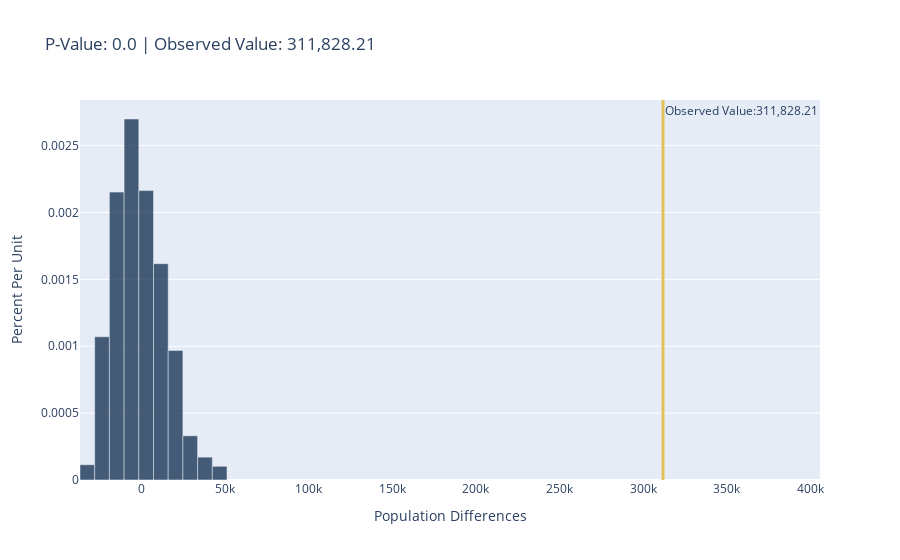

This figure's notebook cell:
### Markdown cell above
Now, lets compute the p-value of the data! We can do this using the following formula: 

$$\frac{\text{number of simulations more extreme than observed value}}{\text{number of simulations}}$$

We'll compute our p-value below (in the first line), and plot a histogram showing it!

### Code cell
p_value = sum(results >= observed)/len(results)
fig = votes.ihist("Population Differences", show = False, 
                  title = f"P-Value: {p_value} | Observed Value: {observed:,.2f}")
fig = add_observed(fig, observed, f"Observed Value:{observed:,.2f}")
fig

### Figure 1 — Plotly figure (JSON) as saved in the notebook; plotly's stock layout.template omitted (floating-point values rounded to 4 significant figures)
{"data": [{"customdata": ["(-36446.9, -27665.3)", "(-27665.3, -18883.7)", "(-18883.7, -10102.1)", "(-10102.1, -1320.44)", "(-1320.44, 7461.18)", "(7461.18, 16242.8)", "(16242.8, 25024.4)", "(25024.4, 33806.1)", "(33806.1, 42587.7)", "(42587.7, 51369.3)"], "hovertemplate": "Bin Endpoints: %{customdata}<br>Bar Height: %{y}", "marker": {"color": "rgb(0,30,66)"}, "name": "Population Differences", "opacity": 0.7, "type": "bar", "width": [8782.0, 8782.0, 8782.0, 8782.0, 8782.0, 8782.0, 8782.0, 8782.0, 8782.0, 8782.0], "x": [-32060.0, -23270.0, -14490.0, -5711.0, 3070.0, 11850.0, 20630.0, 29420.0, 38200.0, 46980.0], "y": [0.0001139, 0.00107, 0.002152, 0.002699, 0.002164, 0.001617, 0.0009679, 0.0003302, 0.0001708, 0.0001025]}], "layout": {"annotations": [{"showarrow": false, "text": "Observed Value:311,828.21", "x": 311800.0, "xanchor": "left", "xref": "x", "y": 1, "yanchor": "top", "yref": "y domain"}], "barmode": "overlay", "shapes": [{"line": {"color": "#E2C258", "dash": "solid", "width": 3}, "type": "line", "x0": 311800.0, "x1": 311800.0, "xref": "x", "y0": 0, "y1": 1, "yref": "y domain"}], "title": {"text": "P-Value: 0.0 | Observed Value: 311,828.21"}, "xaxis": {"title": {"text": "Population Differences "}}, "yaxis": {"automargin": true, "title": {"text": "Percent Per Unit"}}}}
